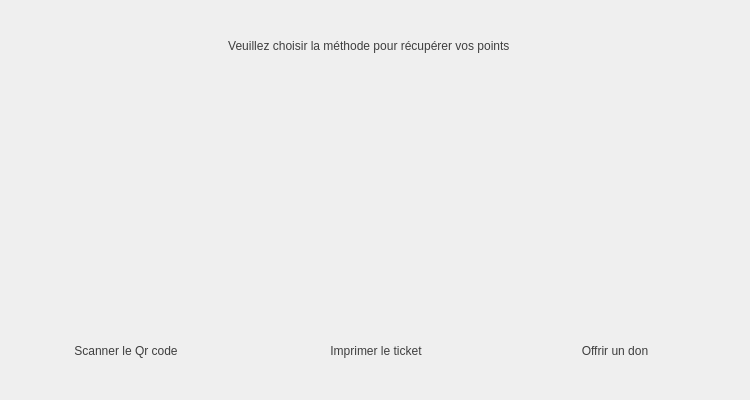
<?xml version="1.0" encoding="UTF-8"?>
<ui version="4.0">
 <class>messagebox</class>
 <widget class="QMainWindow" name="messagebox">
  <property name="geometry">
   <rect>
    <x>0</x>
    <y>0</y>
    <width>750</width>
    <height>400</height>
   </rect>
  </property>
  <property name="windowTitle">
   <string>MainWindow</string>
  </property>
  <widget class="QWidget" name="msgmenu">
   <property name="styleSheet">
    <string notr="true">#msgmenu {background:url(:/background_img/images/images/options.png);
background-repeat: no-repeat;
background-origin: cover;
background-clip: padding;
background-position: center;
border-radius:0px;border: 0px solid #666;
}

#btn_scanqr , #btn_printer , #btn_donate {border: 0px solid #666;}
#lbl_donate ,#lbl_printer ,#lbl_scanqr {color:rgb(62, 62, 62); font:20 14pt &quot;Piboto Condensed&quot;;
}


#optionstitle{color:rgb(62, 62, 62); font:20 17pt &quot;Piboto Condensed&quot;;}</string>
   </property>
   <widget class="QPushButton" name="btn_scanqr">
    <property name="geometry">
     <rect>
      <x>40</x>
      <y>108</y>
      <width>172</width>
      <height>272</height>
     </rect>
    </property>
    <property name="cursor">
     <cursorShape>PointingHandCursor</cursorShape>
    </property>
    <property name="text">
     <string/>
    </property>
   </widget>
   <widget class="QPushButton" name="btn_printer">
    <property name="geometry">
     <rect>
      <x>290</x>
      <y>108</y>
      <width>172</width>
      <height>272</height>
     </rect>
    </property>
    <property name="cursor">
     <cursorShape>PointingHandCursor</cursorShape>
    </property>
    <property name="text">
     <string/>
    </property>
   </widget>
   <widget class="QPushButton" name="btn_donate">
    <property name="geometry">
     <rect>
      <x>529</x>
      <y>108</y>
      <width>172</width>
      <height>272</height>
     </rect>
    </property>
    <property name="cursor">
     <cursorShape>PointingHandCursor</cursorShape>
    </property>
    <property name="text">
     <string/>
    </property>
   </widget>
   <widget class="QLabel" name="optionstitle">
    <property name="geometry">
     <rect>
      <x>20</x>
      <y>30</y>
      <width>701</width>
      <height>31</height>
     </rect>
    </property>
    <property name="text">
     <string>Veuillez choisir la méthode pour récupérer vos points </string>
    </property>
    <property name="alignment">
     <set>Qt::AlignCenter</set>
    </property>
   </widget>
   <widget class="QLabel" name="lbl_scanqr">
    <property name="geometry">
     <rect>
      <x>40</x>
      <y>330</y>
      <width>172</width>
      <height>41</height>
     </rect>
    </property>
    <property name="text">
     <string>Scanner le Qr code</string>
    </property>
    <property name="alignment">
     <set>Qt::AlignCenter</set>
    </property>
   </widget>
   <widget class="QLabel" name="lbl_printer">
    <property name="geometry">
     <rect>
      <x>290</x>
      <y>330</y>
      <width>172</width>
      <height>41</height>
     </rect>
    </property>
    <property name="text">
     <string>Imprimer le ticket</string>
    </property>
    <property name="alignment">
     <set>Qt::AlignCenter</set>
    </property>
   </widget>
   <widget class="QLabel" name="lbl_donate">
    <property name="geometry">
     <rect>
      <x>529</x>
      <y>330</y>
      <width>172</width>
      <height>41</height>
     </rect>
    </property>
    <property name="text">
     <string>Offrir un don</string>
    </property>
    <property name="alignment">
     <set>Qt::AlignCenter</set>
    </property>
   </widget>
   <zorder>optionstitle</zorder>
   <zorder>lbl_scanqr</zorder>
   <zorder>lbl_printer</zorder>
   <zorder>lbl_donate</zorder>
   <zorder>btn_scanqr</zorder>
   <zorder>btn_printer</zorder>
   <zorder>btn_donate</zorder>
  </widget>
 </widget>
 <resources>
  <include location="res_img.qrc"/>
 </resources>
 <connections/>
</ui>
